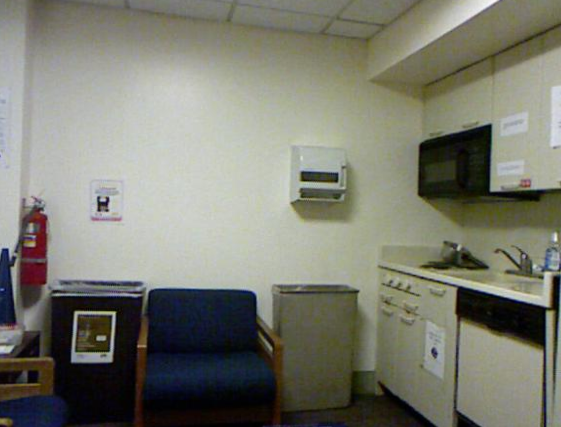
#> input picture sheet4/0001_rgb.png, 561 x 427 px
$ python task3.py
#> lines starting #> are read from the running program, lines starting #| are printed output that depends on the picture; after the words box and inside, x2 and y2 are one past the last pixel; in counts of white or black regions, pixels touching at a corner belong together
# Gruppe 26
# Laszlo Korte
# Alexander Remmes-Weitz
#
# Question: how does the undersegmentation error (ue) depend on the number of superpixels?
# Answer: The higher the number of superpixels the low is the undersegmentation error.
# When the number of non-overlapping superpixels increases the size of the superpixels must decrease.
# The ue increases most if large superpixels overlap only slightly with ground truth segment.
# Reducing the superpixel sizes decrease the chance of that happening.

import os
import math
import numpy as np
from skimage import io, transform, feature
from skimage.util import random_noise
from skimage.filters import gaussian, sobel

import matplotlib.pyplot as plt
from tqdm import tqdm
from skimage.segmentation import slic

def main():
    rgb_name = "0001_rgb.png"
    label_name = "0001_label.png"

    rgb_image = io.imread(os.path.join(os.path.dirname(__file__), rgb_name))
#> rgb_image is the input picture: shape (427, 561, 3); mean R, G, B 123.3, 123.9, 112.3
    label_image = io.imread(os.path.join(os.path.dirname(__file__), label_name))
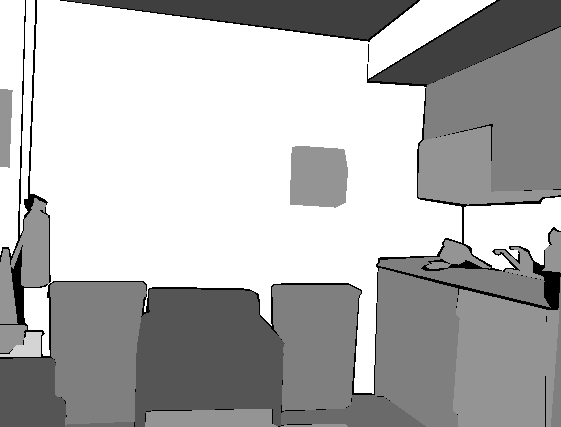
#> input picture sheet4/0001_label.png, 561 x 427 px
#> label_image is the input picture: shape (427, 561); min 0, max 12, mean 8.45
    options = [
        (4,10),
        (8,10),
        (16,10),
        (32,10),
        (64,10),
        (4,10),
        (8,20),
        (16,30),
        (32,40),
        (64,50),
    ]
    segmentations = [slic(rgb_image, n_segments=n, compactness=c) for(n,c) in options]
#> segmentations = 10 items

    undersegmentation_errors = [calc_undersegmentation(label_image, segmentation) for segmentation in segmentations]
#> in calc_undersegmentation, `true_labels = np.unique(truth)`: true_labels = [0, 3, 4, 5, 6, 7, 10, 12]
#> in calc_undersegmentation, `true_labels = true_labels[true_labels!=0]`: true_labels = [3, 4, 5, 6, 7, 10, 12]
#> in calc_ue_for_label, `true_mask = truth == label`:
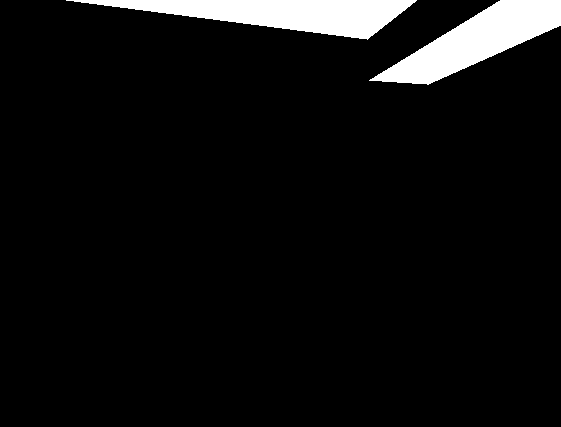
#> true_mask: shape (427, 561) bool; 5.8% white; 2 white regions, box (x1, y1, x2, y2) and area: (66, 0, 417, 40) 7043, (369, 0, 561, 85) 6930
#> in calc_ue_for_label, `truth_area = np.count_nonzero(true_mask)`: truth_area = 13973
#> in calc_ue_for_label, `matching_labels = np.unique(segmentation[true_mask])`: matching_labels = [1]
#> in calc_ue_for_label, `bleeding = np.isin(segmentation, matching_labels)`: bleeding: shape (427, 561) bool; 51.8% white; 1 black region, box (x1, y1, x2, y2) and area: (0, 24, 437, 427) 115374
#> in calc_ue_for_label, `bleeding = np.isin(segmentation, matching_labels)`: segmentation: shape (427, 561) int64; 3 distinct labels, from 1 to 3
#> in calc_ue_for_label, `bleeding_area = np.count_nonzero(bleeding)`: bleeding_area = 124173
#> in calc_ue_for_label (call 2), `true_mask = truth == label`: true_mask: shape (427, 561) bool; 8.6% white; 2 white regions, box (x1, y1, x2, y2) and area: (135, 289, 285, 427) 16542, (0, 358, 66, 427) 4090
#> in calc_ue_for_label (call 2), `bleeding = np.isin(segmentation, matching_labels)`: bleeding: shape (427, 561) bool; every value is 1
#> in calc_ue_for_label (call 3), `true_mask = truth == label`: true_mask: shape (427, 561) bool; 1.2% white; 2 white regions, box (x1, y1, x2, y2) and area: (281, 395, 426, 427) 2691, (65, 422, 134, 427) 269
#> in calc_ue_for_label (call 3), `bleeding = np.isin(segmentation, matching_labels)`: bleeding: shape (427, 561) bool; 15.9% white; 1 white region, box (x1, y1, x2, y2) and area: (0, 289, 437, 427) 38204
#> in calc_ue_for_label (call 4), `true_mask = truth == label`: true_mask: shape (427, 561) bool; 21% white; 6 white regions, box (x1, y1, x2, y2) and area: (424, 27, 561, 192) 14312, (50, 282, 147, 425) 11803, (375, 268, 460, 427) 11062, (272, 285, 361, 411) 9446, (378, 257, 551, 308) 3030, (551, 277, 561, 427) 733
#> in calc_ue_for_label (call 5), `true_mask = truth == label`: true_mask: shape (427, 561) bool; 12.6% white; 11 white regions, largest, box (x1, y1, x2, y2) and area: (453, 289, 560, 427) 12496, (418, 126, 561, 205) 5627, (290, 146, 348, 208) 3280
#> in calc_ue_for_label (call 6), `true_mask = truth == label`: true_mask: shape (427, 561) bool; 0.25% white; 1 white region, box (x1, y1, x2, y2) and area: (0, 332, 42, 357) 591
#> in calc_ue_for_label (call 7), `true_mask = truth == label`: true_mask: shape (427, 561) bool; 47.5% white; 4 white regions, box (x1, y1, x2, y2) and area: (24, 0, 496, 394) 102706, (464, 197, 561, 271) 4794, (0, 0, 25, 256) 4409, (20, 0, 35, 235) 1760
#> in calc_undersegmentation, `ues = np.array([calc_ue_for_label(truth, segmentation, label) for labe..`: ues = [7.89, 10.61, 11.91, 3.75, 6.93, 194.2, 1.11]
#> in calc_ue_for_label (call 8), `bleeding = np.isin(segmentation, matching_labels)`: bleeding: shape (427, 561) bool; 16.4% white; 1 white region, box (x1, y1, x2, y2) and area: (0, 0, 561, 125) 39243
#> in calc_ue_for_label (call 8), `bleeding = np.isin(segmentation, matching_labels)`: segmentation: shape (427, 561) int64; 3 distinct labels, from 1 to 3
#> in calc_ue_for_label (call 13), `bleeding = np.isin(segmentation, matching_labels)`: bleeding: shape (427, 561) bool; 45% white; 1 white region, box (x1, y1, x2, y2) and area: (0, 28, 348, 427) 107865
#> in calc_ue_for_label (call 15), `truth_area = np.count_nonzero(true_mask)`: truth_area = 13973
#> in calc_ue_for_label (call 15), `matching_labels = np.unique(segmentation[true_mask])`: matching_labels = [1, 2]
#> in calc_ue_for_label (call 15), `bleeding = np.isin(segmentation, matching_labels)`: bleeding: shape (427, 561) bool; 16.2% white; 1 white region, box (x1, y1, x2, y2) and area: (0, 0, 561, 126) 38779
#> in calc_ue_for_label (call 15), `bleeding = np.isin(segmentation, matching_labels)`:
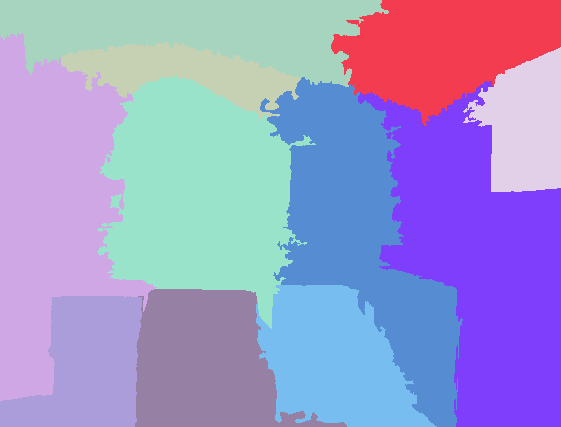
#> segmentation: shape (427, 561) int64; 11 distinct labels, from 1 to 11; one colour per label, 0 black
#> in calc_ue_for_label (call 15), `bleeding_area = np.count_nonzero(bleeding)`: bleeding_area = 38779
#> in calc_ue_for_label (call 16), `bleeding = np.isin(segmentation, matching_labels)`: bleeding: shape (427, 561) bool; 47.5% white; 1 white region, box (x1, y1, x2, y2) and area: (0, 33, 437, 427) 113807
#> in calc_ue_for_label (call 17), `bleeding = np.isin(segmentation, matching_labels)`: bleeding: shape (427, 561) bool; 19.9% white; 1 white region, box (x1, y1, x2, y2) and area: (0, 285, 437, 427) 47685
#> in calc_ue_for_label (call 18), `bleeding = np.isin(segmentation, matching_labels)`: bleeding: shape (427, 561) bool; 87.9% white; 1 black region, box (x1, y1, x2, y2) and area: (0, 0, 389, 121) 28998
#> in calc_ue_for_label (call 19), `bleeding = np.isin(segmentation, matching_labels)`: bleeding: shape (427, 561) bool; 74.9% white; 2 black regions, box (x1, y1, x2, y2) and area: (0, 0, 561, 126) 47310, (0, 296, 142, 427) 12786
#> in calc_ue_for_label (call 20), `bleeding = np.isin(segmentation, matching_labels)`: bleeding: shape (427, 561) bool; 13.5% white; 1 white region, box (x1, y1, x2, y2) and area: (0, 33, 157, 401) 32374
#> in calc_ue_for_label (call 21), `bleeding = np.isin(segmentation, matching_labels)`: bleeding: shape (427, 561) bool; 96% white; 1 black region, box (x1, y1, x2, y2) and area: (463, 47, 561, 192) 9497
#> in calc_ue_for_label (call 22), `truth_area = np.count_nonzero(true_mask)`: truth_area = 13973
#> in calc_ue_for_label (call 22), `matching_labels = np.unique(segmentation[true_mask])`: matching_labels = [1, 2, 3, 4, 5]
#> in calc_ue_for_label (call 22), `bleeding = np.isin(segmentation, matching_labels)`: bleeding: shape (427, 561) bool; 18.8% white; 1 white region, box (x1, y1, x2, y2) and area: (0, 0, 561, 203) 44978
#> in calc_ue_for_label (call 22), `bleeding = np.isin(segmentation, matching_labels)`:
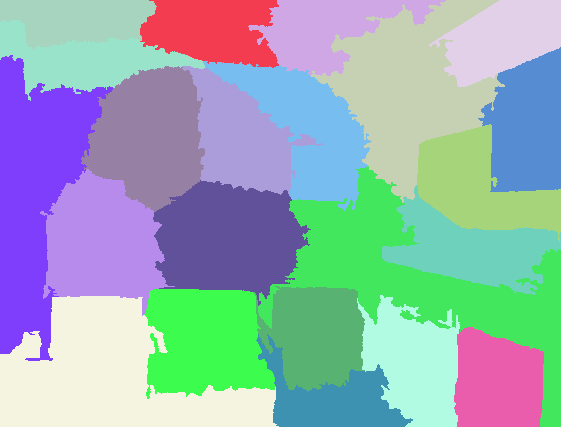
#> segmentation: shape (427, 561) int64; 22 distinct labels, from 1 to 22; one colour per label, 0 black
#> in calc_ue_for_label (call 22), `bleeding_area = np.count_nonzero(bleeding)`: bleeding_area = 44978
#> in calc_ue_for_label (call 23), `bleeding = np.isin(segmentation, matching_labels)`: bleeding: shape (427, 561) bool; 46.9% white; 1 white region, box (x1, y1, x2, y2) and area: (0, 55, 561, 427) 112279
#> in calc_ue_for_label (call 24), `bleeding = np.isin(segmentation, matching_labels)`: bleeding: shape (427, 561) bool; 15.3% white; 1 white region, box (x1, y1, x2, y2) and area: (0, 295, 460, 427) 36617
#> in calc_ue_for_label (call 25), `bleeding = np.isin(segmentation, matching_labels)`: bleeding: shape (427, 561) bool; 65% white; 1 black region, box (x1, y1, x2, y2) and area: (0, 0, 446, 399) 83856
#> in calc_ue_for_label (call 26), `bleeding = np.isin(segmentation, matching_labels)`: bleeding: shape (427, 561) bool; 72.2% white; 3 black regions, box (x1, y1, x2, y2) and area: (0, 0, 446, 212) 39706, (144, 286, 365, 399) 19682, (429, 0, 561, 87) 7116
#> in calc_ue_for_label (call 27), `bleeding = np.isin(segmentation, matching_labels)`: bleeding: shape (427, 561) bool; 16.3% white; 1 white region, box (x1, y1, x2, y2) and area: (0, 55, 279, 427) 39105
#> in calc_ue_for_label (call 28), `bleeding = np.isin(segmentation, matching_labels)`: bleeding: shape (427, 561) bool; 85.4% white; 3 black regions, box (x1, y1, x2, y2) and area: (429, 0, 561, 192) 16057, (144, 289, 276, 399) 11203, (454, 327, 544, 427) 7631
#> in calc_ue_for_label (call 29), `truth_area = np.count_nonzero(true_mask)`: truth_area = 13973
#> in calc_ue_for_label (call 29), `matching_labels = np.unique(segmentation[true_mask])`: matching_labels = [2, 3, 4, 5, 6, 7, 9, 10]
#> in calc_ue_for_label (call 29), `bleeding = np.isin(segmentation, matching_labels)`: bleeding: shape (427, 561) bool; 15.2% white; 1 white region, box (x1, y1, x2, y2) and area: (2, 0, 561, 118) 36452
#> in calc_ue_for_label (call 29), `bleeding = np.isin(segmentation, matching_labels)`:
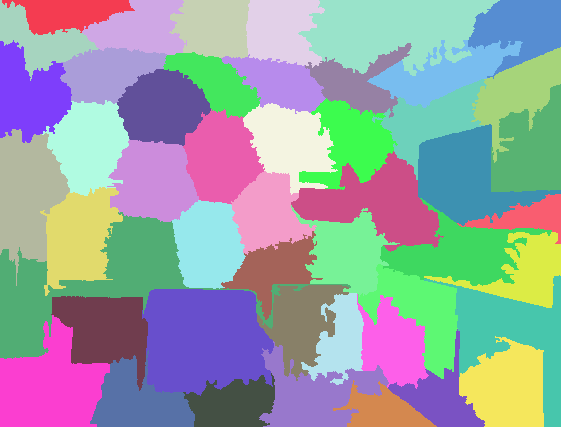
#> segmentation: shape (427, 561) int64; 48 distinct labels, from 1 to 48; one colour per label, 0 black
#> in calc_ue_for_label (call 29), `bleeding_area = np.count_nonzero(bleeding)`: bleeding_area = 36452
#> in calc_ue_for_label (call 30), `bleeding = np.isin(segmentation, matching_labels)`: bleeding: shape (427, 561) bool; 22.4% white; 1 white region, box (x1, y1, x2, y2) and area: (0, 212, 389, 427) 53655
#> in calc_ue_for_label (call 31), `bleeding = np.isin(segmentation, matching_labels)`: bleeding: shape (427, 561) bool; 8.3% white; 2 white regions, box (x1, y1, x2, y2) and area: (0, 315, 195, 427) 12262, (259, 341, 437, 427) 7666
#> in calc_ue_for_label (call 32), `bleeding = np.isin(segmentation, matching_labels)`: bleeding: shape (427, 561) bool; 47.5% white; 1 white region, box (x1, y1, x2, y2) and area: (0, 0, 561, 427) 113724
#> in calc_ue_for_label (call 33), `bleeding = np.isin(segmentation, matching_labels)`: bleeding: shape (427, 561) bool; 47.8% white; 2 white regions, box (x1, y1, x2, y2) and area: (90, 79, 561, 427) 86014, (0, 40, 351, 359) 28568
#> in calc_ue_for_label (call 34), `bleeding = np.isin(segmentation, matching_labels)`: bleeding: shape (427, 561) bool; 8% white; 1 white region, box (x1, y1, x2, y2) and area: (0, 212, 351, 427) 19233
#> in calc_ue_for_label (call 35), `truth_area = np.count_nonzero(true_mask)`: truth_area = 113669
#> in calc_ue_for_label (call 35), `matching_labels = np.unique(segmentation[true_mask])`: matching_labels = 38 values from 1 to 48
#> in calc_ue_for_label (call 35), `bleeding = np.isin(segmentation, matching_labels)`:
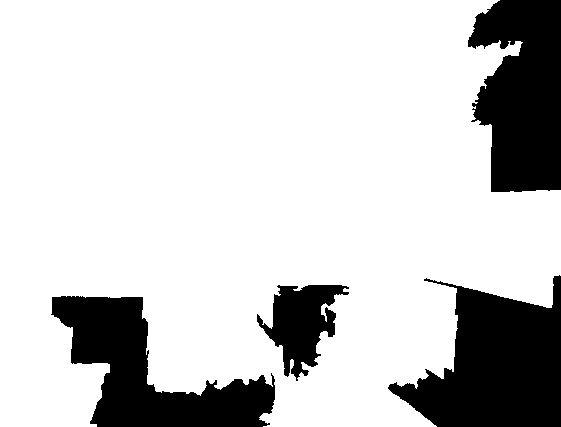
#> bleeding: shape (427, 561) bool; 79.9% white; 4 black regions, box (x1, y1, x2, y2) and area: (388, 275, 561, 427) 16214, (468, 0, 561, 192) 14045, (51, 296, 275, 427) 13403, (257, 285, 349, 381) 4398
#> in calc_ue_for_label (call 35), `bleeding_area = np.count_nonzero(bleeding)`: bleeding_area = 191487
#> undersegmentation_errors = 10 items
    ue_averages = [np.average(ues) for (_,ues) in undersegmentation_errors]
#> ue_averages = [33.77, 38.46, 12.05, 12.97, 6.46, 33.77, 15.96, 9.45, 6.01, 2.64]
    number_of_segments = np.count_nonzero(np.unique(label_image))
#> number_of_segments = 7

    fig, axs = plt.subplots(3,4, figsize=(14,8))
    axs[0,0].imshow(rgb_image)
    axs[0,0].set_title("Original Image")
    axs[0,1].imshow(label_image)
    axs[0,1].set_title(f"Ground Truth, {number_of_segments} segments")
    for (i, seg), (n,c), ue, (labels, errors) in zip(enumerate(segmentations,start=2), options, ue_averages, undersegmentation_errors):
        col = i % 4
        row = i // 4
        axs[row,col].imshow(seg)
        axs[row,col].set_title(f"n_seg={n}, comp={c}, avg(ue)={ue:.2f}")
        print("")
        print(f"n_seg={n}, comp={c}, avg(ue)={ue:.2f}:")
        for (e,label) in zip(errors, labels):
            print(f"UE({label}):{e:.2f}")
#> this loop made 10 passes
#> (n, c, ue, errors, col, row) on passes 1 to 10: (4, 10, 33.77, [7.89, 10.61, 11.91, 3.75, 6.93, 194.2, 1.11], 2, 0), (8, 10, 38.46, [1.81, 8.71, 66.67, 3.75, 5.63, 181.5, 1.11], 3, 0), (16, 10, 12.05, [1.78, 4.52, 15.11, 3.18, 4.94, 53.78, 1.02], 0, 1), (32, 10, 12.97, [2.22, 4.44, 11.37, 2.09, 4.73, 65.17, 0.8], 1, 1), (64, 10, 6.46, [1.61, 1.6, 5.73, 1.26, 2.79, 31.54, 0.685], 2, 1), (4, 10, 33.77, [7.89, 10.61, 11.91, 3.75, 6.93, 194.2, 1.11], 3, 1), (8, 20, 15.96, [6.31, 5.66, 29.81, 3.75, 6.93, 58.14, 1.11], 0, 2), (16, 30, 9.45, [3.48, 3.7, 17.44, 2.39, 5.19, 33.11, 0.838], 1, 2), (32, 40, 6.01, [2.35, 2.26, 9.95, 2, 3.46, 21.32, 0.759], 2, 2), (64, 50, 2.64, [1.71, 1.32, 5.34, 1.45, 2.39, 5.8, 0.508], 3, 2)
#> (printed output is left out)
    for ax in axs.reshape(-1):
        ax.get_xaxis().set_visible(False)
        ax.get_yaxis().set_visible(False)
    fig.tight_layout()
    plt.show()
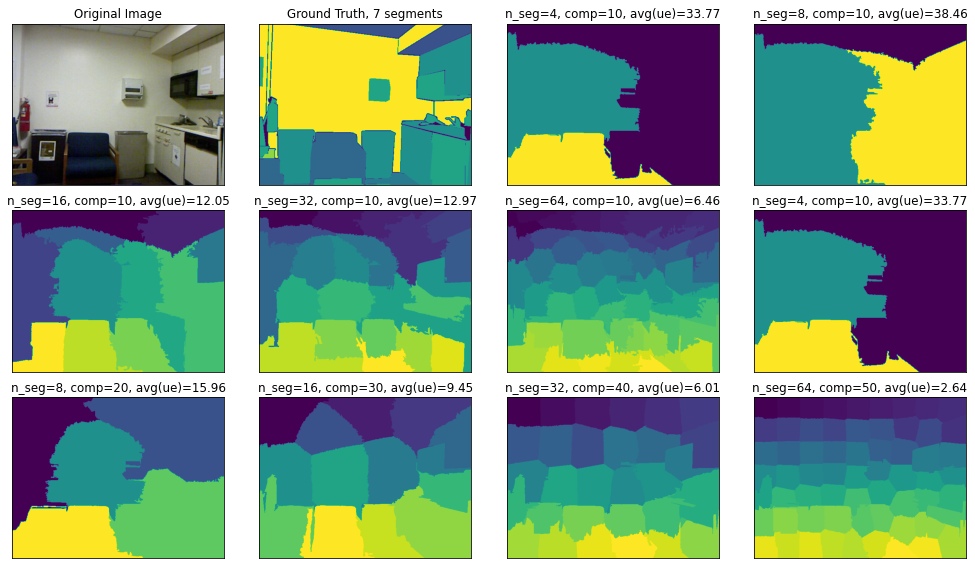
#> figure drawn by matplotlib, 12 panels

def calc_undersegmentation(truth, segmentation):
    true_labels = np.unique(truth)
    true_labels = true_labels[true_labels!=0]
    ues = np.array([calc_ue_for_label(truth, segmentation, label) for label in true_labels])
    return true_labels, ues

def calc_ue_for_label(truth, segmentation, label):
    true_mask = truth == label
    truth_area = np.count_nonzero(true_mask)
    matching_labels = np.unique(segmentation[true_mask])
    bleeding = np.isin(segmentation, matching_labels)
    bleeding_area = np.count_nonzero(bleeding)

    return (bleeding_area - truth_area) / truth_area

if __name__ == '__main__':
    main()
